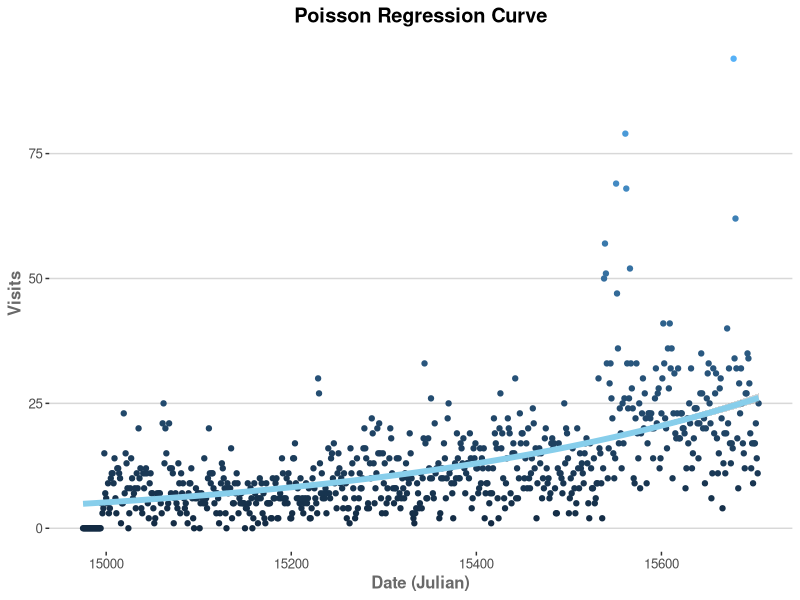

Write R code to recreate this figure.
# Packages ----------------------------------------------------------------

library(ggplot2)
library(ggthemes)

# Data --------------------------------------------------------------------

df <-
        read.csv(file = "./data/gaData.csv", header = T)


# Poisson Regression Model ------------------------------------------------------

fit <-
        glm(
                data = df,
                formula = visits ~ julian,
                family = "poisson"
        )

# Plot --------------------------------------------------------------------

ggplot(data = df, mapping = aes(x = julian, y = visits, col = visits)) +
        geom_point() +
        geom_smooth(method = glm, method.args = list(family = "poisson"),
                    size = 2, color = "skyblue", formula = y ~ x) +
        labs(
                title = "Poisson Regression Curve",
                x = "Date (Julian)",
                y = "Visits"
        ) +
        theme_hc() +
        theme(
                plot.title = element_text(face = "bold", hjust = .5),
                axis.title.x = element_text(face = "bold",
                                            color = "dimgray"),
                axis.title.y = element_text(face = "bold",
                                            color = "dimgray")
        ) + guides(col = "none")



